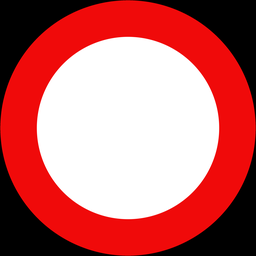
#> input picture data/templates/0_P.101.png, 256 x 256 px
$ python -i generate_synthetic_dataset.py   (imports and definitions only)
#> lines starting #> are read from the running program, lines starting #| are printed output that depends on the picture
#> further down, picture is the input picture: PIL image 256x256 RGB; mean R, G, B 193.7, 105.4, 105.4
import os
import random
from pathlib import Path
import pandas as pd
from PIL import Image, ImageEnhance, ImageOps

PROJECT_ROOT = Path(__file__).resolve().parent.parent
DATA_DIR = PROJECT_ROOT / "data"
TEMPLATES_DIR = DATA_DIR / "templates"
PROCESSED_DIR = DATA_DIR / "processed"
LABELS_CSV = DATA_DIR / "class_labels.csv"

# [7 lines left out: function ensure_rgb, not called in this run]

def augment_image(img: Image.Image, max_angle: float = 20.0) -> Image.Image:
    # Random rotation (-max_angle to +max_angle degrees) with white background
#> called with max_angle = 20
    angle = random.uniform(-max_angle, max_angle)
    img = img.rotate(angle, resample=Image.Resampling.BILINEAR, fillcolor=(255, 255, 255))
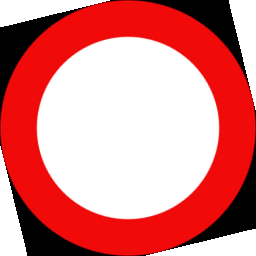
#> img: PIL image 256x256 RGB; mean R, G, B 217.8, 129.5, 129.5

    # Random brightness (0.85 to 1.15)
    enh_b = ImageEnhance.Brightness(img)
    img = enh_b.enhance(random.uniform(0.85, 1.15))

    # Random contrast (0.85 to 1.15)
    enh_c = ImageEnhance.Contrast(img)
    img = enh_c.enhance(random.uniform(0.85, 1.15))

    return img

# [63 lines left out: function main, not called in this run]

# [2 lines not run here, left out]

>>> from PIL import Image
>>> picture = Image.open('../data/templates/0_P.101.png')
>>> result = augment_image(picture)
